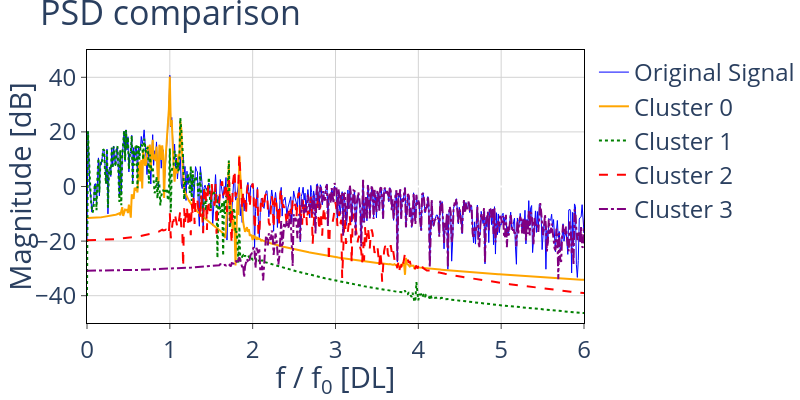
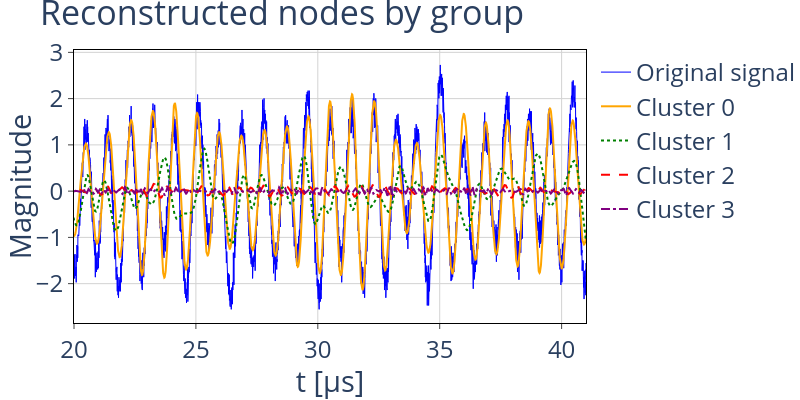

Notebook code cell kept with these figures, in order:
### Code cell
# Set clusters to None to plot all of them, otherwise, plot a list of int

fig = plot.plot_fft_by_group(
    tr_obj, labels_sorted, sampling_rate,
    clusters=None,
    xlims=[0,fft_lim*6/10],
    ylims=[-50,50],
    fundamental_freq=frequency,
    freq_threshold=freq_threshold,
    fig_height=Fig_Height,
    fig_width=Fig_Width,
    plot_full_reconstruction=False,
)

if savefigs_flag:
    save_figure(
        fig,
        f"FFT_reconstructions_{result_id}",
        fig_height=Fig_Height,
        fig_width=Fig_Width,
    )

fig = plot.plot_reconstructions_by_group(
    tr_obj, labels_sorted, t_plot, freq_threshold,
    fig_height=Fig_Height,
    fig_width=Fig_Width,
    xrange=(20, 41),
    # yrange=(-5, 15)
)

if savefigs_flag:
    save_figure(
        fig,
        f"WPT_reconstructions_{result_id}",
        fig_height=Fig_Height,
        fig_width=Fig_Width,
    )

fig = plot.plot_centers(
    classifying_metrics,
    centers_sorted,
)

if savefigs_flag:
    save_figure(
        fig,
        f"KMeans_Centers_{result_id}",
        fig_height=Fig_Height,
        fig_width=Fig_Width,
    )

### Figure 1 — Plotly figure (JSON) as saved in the notebook; plotly's stock layout.template omitted (floating-point values rounded to 4 significant figures; data arrays with more than 128 entries replaced by an {"elided": "..."} marker saying what was removed)
{"data": [{"line": {"color": "blue", "dash": "solid", "width": 1}, "mode": "lines", "name": "Original Signal", "type": "scatter", "x": {"elided": "7909 float values"}, "y": {"elided": "7909 float values"}}, {"line": {"color": "orange", "dash": "solid", "width": 2}, "mode": "lines", "name": "Cluster 0", "type": "scatter", "x": {"elided": "7909 float values"}, "y": {"elided": "7909 float values"}}, {"line": {"color": "green", "dash": "dot", "width": 2}, "mode": "lines", "name": "Cluster 1", "type": "scatter", "x": {"elided": "7909 float values"}, "y": {"elided": "7909 float values"}}, {"line": {"color": "red", "dash": "dash", "width": 2}, "mode": "lines", "name": "Cluster 2", "type": "scatter", "x": {"elided": "7909 float values"}, "y": {"elided": "7909 float values"}}, {"line": {"color": "purple", "dash": "dashdot", "width": 2}, "mode": "lines", "name": "Cluster 3", "type": "scatter", "x": {"elided": "7909 float values"}, "y": {"elided": "7909 float values"}}], "layout": {"font": {"size": 24}, "height": 400, "legend": {"font": {"size": 24}, "title": {"text": ""}, "traceorder": "normal"}, "margin": {"b": 0, "l": 0, "r": 0, "t": 50}, "plot_bgcolor": "white", "title": {"text": "PSD comparison"}, "width": 800, "xaxis": {"gridcolor": "lightgrey", "linecolor": "black", "mirror": true, "range": [0, 6], "showline": true, "tickfont": {"size": 24}, "ticks": "outside", "title": {"text": "f / f<sub>0</sub> [DL]"}}, "yaxis": {"gridcolor": "lightgrey", "linecolor": "black", "mirror": true, "range": [-50, 50], "showline": true, "tickfont": {"size": 24}, "ticks": "outside", "title": {"text": "Magnitude [dB]"}}}}

### Figure 2 — Plotly figure (JSON) as saved in the notebook; plotly's stock layout.template omitted (floating-point values rounded to 4 significant figures; data arrays with more than 128 entries replaced by an {"elided": "..."} marker saying what was removed)
{"data": [{"line": {"color": "blue", "dash": "solid", "width": 1}, "mode": "lines", "name": "Original signal", "type": "scatter", "x": {"elided": "15818 float values"}, "y": {"elided": "15818 float values"}}, {"line": {"color": "orange", "dash": "solid", "width": 2}, "mode": "lines", "name": "Cluster 0", "type": "scatter", "x": {"elided": "15818 float values"}, "y": {"elided": "15818 float values"}}, {"line": {"color": "green", "dash": "dot", "width": 2}, "mode": "lines", "name": "Cluster 1", "type": "scatter", "x": {"elided": "15818 float values"}, "y": {"elided": "15818 float values"}}, {"line": {"color": "red", "dash": "dash", "width": 2}, "mode": "lines", "name": "Cluster 2", "type": "scatter", "x": {"elided": "15818 float values"}, "y": {"elided": "15818 float values"}}, {"line": {"color": "purple", "dash": "dashdot", "width": 2}, "mode": "lines", "name": "Cluster 3", "type": "scatter", "x": {"elided": "15818 float values"}, "y": {"elided": "15818 float values"}}], "layout": {"font": {"size": 24}, "height": 400, "legend": {"font": {"size": 24}, "title": {"text": ""}, "traceorder": "normal"}, "margin": {"b": 0, "l": 0, "r": 0, "t": 50}, "plot_bgcolor": "white", "title": {"text": "Reconstructed nodes by group"}, "width": 800, "xaxis": {"gridcolor": "lightgrey", "linecolor": "black", "mirror": true, "range": [20, 41], "showline": true, "tickfont": {"size": 24}, "ticks": "outside", "title": {"text": "t [&mu;s]"}}, "yaxis": {"gridcolor": "lightgrey", "linecolor": "black", "mirror": true, "showline": true, "tickfont": {"size": 24}, "ticks": "outside", "title": {"text": "Magnitude"}}}}
